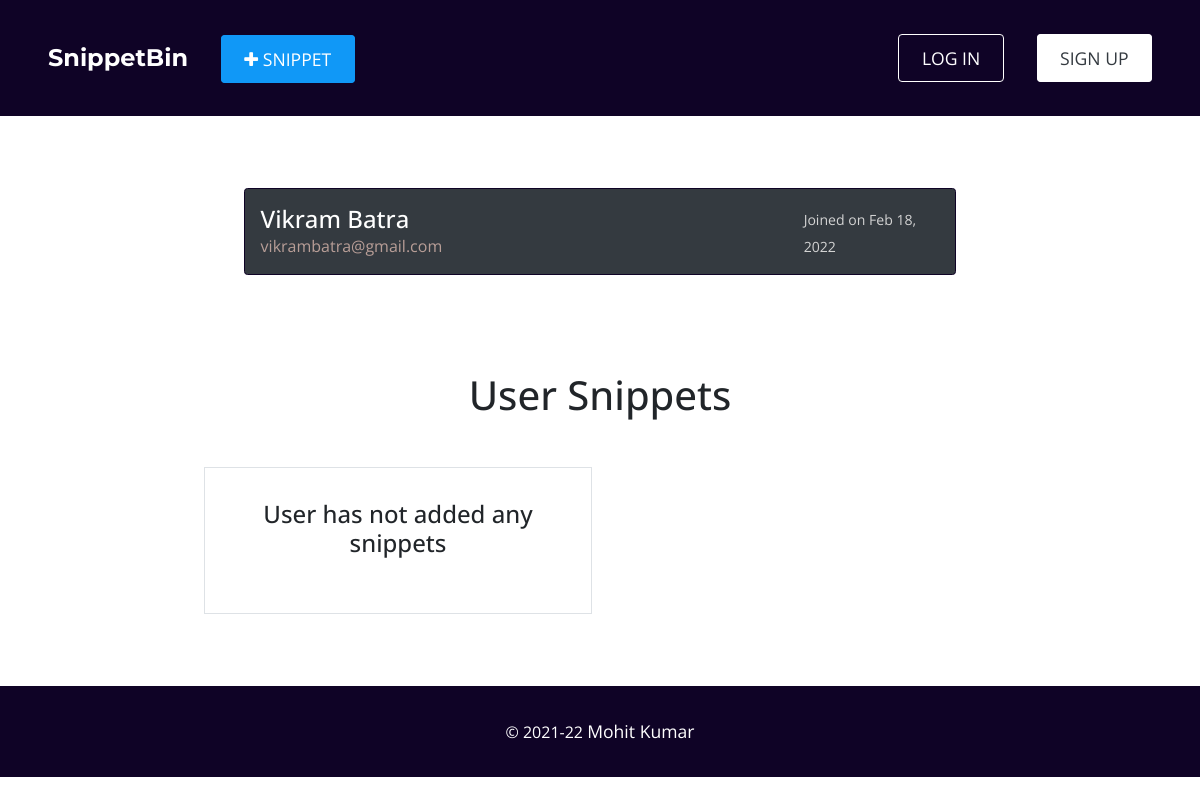
The app's page /u/vikrambatra869569/, older data.
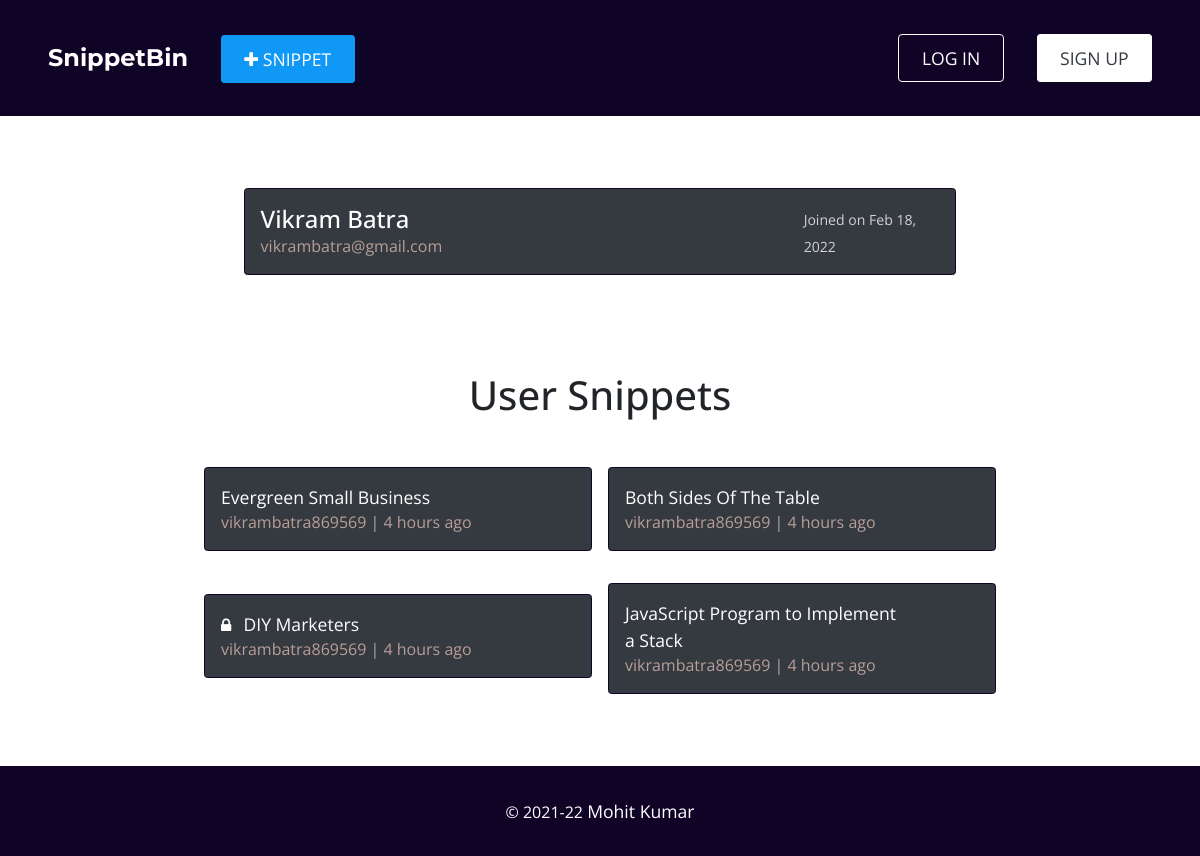
The same page, newer data.
### snippet/models.py (models this page shows)
class Snippet(models.Model):
  id = models.UUIDField(default = uuid.uuid4, unique = True, primary_key = True, editable = False)
  user = models.ForeignKey(User, on_delete = models.CASCADE)
  title = models.CharField(verbose_name = 'Title', max_length = 255)
  snippet = models.TextField(verbose_name = 'Snippet')
  is_encrypted = models.BooleanField(verbose_name = 'Is Encrypted', default = False)
  has_expiry = models.BooleanField(verbose_name = 'Has Expiry', default = False)
  created_at = models.DateTimeField(auto_now_add = True)
  expiration_date = models.DateTimeField(blank = True, null = True)
  expired = models.BooleanField(default = False, blank = True, null = True)
  def __str__(self):
    return str(self.id)
  def extract_delta_datetime(self):
    now = datetime.datetime.now()
    created_at = self.created_at
    created_at = created_at + datetime.timedelta(hours = 5, minutes = 30)
    start_tz = created_at.replace(tzinfo = timezone('UTC'))
    end_tz = now.replace(tzinfo = timezone('UTC'))
    val, show_type = find_datetime_delta(start_tz, end_tz)
    if show_type:
      show_type = show_type if val == 1 else show_type + 's'
    result = f'{val} {show_type} ago' if show_type else f'{val}'
    return result
  def if_has_expired(self):
    flag = False
    if self.has_expiry:
      now = datetime.datetime.now()
      created_at = self.created_at
      expiration_date = self.expiration_date
      start_tz = created_at.replace(tzinfo = timezone('UTC'))
      now_tz = now.replace(tzinfo = timezone('UTC'))
      if not expiration_date:
        expire_tz = start_tz + datetime.timedelta(days = 1)
      else:
        expire_tz = expiration_date.replace(tzinfo = timezone('UTC'))
      expire_tz = expire_tz + datetime.timedelta(hours = 5, minutes = 30)
      if now_tz > expire_tz:
        flag = True
    return flag

### account/models.py (models this page shows, shortened)
class User(AbstractBaseUser, PermissionsMixin):
    id = models.UUIDField(default=uuid.uuid4, unique=True, primary_key=True, editable=False)
    username = models.CharField(
      verbose_name='Username',
      max_length=40,
      validators=[
        RegexValidator(
          regex=USERNAME_REGEX,
          message='username must be alphanumeric. Can contain characters like @ . - _',
          code='invalid_username'
        )
      ]
    )
    email = models.EmailField(verbose_name='Email Address', max_length=120, unique=True)
    name = models.CharField(verbose_name='Your Full Name', max_length=50)
    date_joined = models.DateTimeField(verbose_name='Date Joined', auto_now_add=True)
    is_admin = models.BooleanField(verbose_name='Admin User', default=False)
    is_staff = models.BooleanField(verbose_name='Staff User', default=False)
    is_superuser = models.BooleanField(verbose_name='Super User', default=False)
    is_active = models.BooleanField(verbose_name='Active User', default=True)
    USERNAME_FIELD = 'email'
    objects = UserManager()

### home/views.py (the view)
# urls.py: path('u/<str:username>/', views.dashboard_view, name = 'dashboard')
def dashboard_view(request, username):
  context = {}
  logged_in_user = request.user if request.user.is_authenticated else None
  if not logged_in_user or logged_in_user.username != username:
    context['is_other_user'] = True
  else:
    context['is_other_user'] = False
  try:
    user = User.objects.get(username = username)
  except User.DoesNotExist:
    messages.info(request, 'Requested user\'s profile doesnot exists')
    return redirect('home:home')
  except MultipleObjectsReturned:
    user = User.objects.filter(username = username).first()
  snippets_of_user = Snippet.objects.filter(user = user).order_by('-created_at')
  private_r = Count('snippet', filter = Q(is_encrypted = True))
  ans = Snippet.objects.annotate(private_r = private_r)
  print(ans)
  context['user'] = user
  context['snippets'] = snippets_of_user
  return render(request, 'home/dashboard.html', context)

### snippet/utils.py (called while the page is built)
def find_datetime_delta(start, end):
  val = end.strftime("%b %d, %Y")
  show_type = None
  delta = end - start
  days_passed = delta.days
  seconds_passed = delta.seconds
  if days_passed == 0:
    if seconds_passed > 3600:
      v = seconds_passed // 3600 # hours
      t = 'hour'
    elif seconds_passed >= 60 and seconds_passed <= 3600:
      """ minutes ago """
      v = (seconds_passed // 60) % 60  # minutes
      t = 'minute'
    else:
      """ seconds ago """
      v = seconds_passed # seconds
      t = 'second'
    val = v
    show_type = t
  elif days_passed > 0 and days_passed <= 30:
    """ days ago """
    val = days_passed # days
    show_type = 'day'
  elif days_passed > 30 and days_passed <= 120:
    """ months ago """
    val = days_passed // 30 # month
    show_type = 'month'
  return val, show_type

### home/templates/home/dashboard.html (shortened to what this page needs)
{% extends 'base.html' %}
{% load static %}
{% block content %}
<div class="mk-container">
  <div class="snippet-card" style="width:90%">
    <div class="card-left-content">
      <div class="upper-content">
        <h4>{{ user.name }}</h4>
      </div>
      <div class="lower-content">
        <span>{{ user.email }}</span>
      </div>
    </div>
    <div class="card-right-content">
      <a style="color: lightgrey"><small>Joined on {{ user.date_joined|date:"M d, Y" }}</small></a>
    </div>
  </div>
</div>
<div class="mk-container">
  <h1 class="text-center mb-5">User Snippets</h1>
  <div class="snippets-wrapper">
    {% if snippets %}
      {% for snippet in snippets %}
        <div class="snippet-card">
          <div class="card-left-content">
            <div class="upper-content">
              {% if snippet.is_encrypted %}
                <i class="fa fa-lock mr-2"></i>
              {% endif %}
              <a href="{% url 'snippet:snippet_detail' snippet.id %}" class="snippet-title">{{ snippet.title }}</a>
            </div>
            <div class="lower-content">
              <span>{{ snippet.user.username }}</span>
              <span>{{ snippet.extract_delta_datetime }}</span>
            </div>
          </div>
        </div>
      {% endfor %}
    {% else %}
      <div class="message-box border">
        <h4 class="mb-4">User has not added any snippets</h4>
      </div>
    {% endif %}
  </div>
</div>
{% endblock content %}

Row changes from the older to the newer data that the page shows:
added Snippet: title "Evergreen Small Business", user.username "vikrambatra869569", extract_delta_datetime "4 hours ago"
added Snippet: title "Both Sides Of The Table", user.username "vikrambatra869569", extract_delta_datetime "4 hours ago"
added Snippet: is_encrypted True (drawn), title "DIY Marketers", user.username "vikrambatra869569", extract_delta_datetime "4 hours ago"
added Snippet: title "JavaScript Program to Implement a Stack", user.username "vikrambatra869569", extract_delta_datetime "4 hours ago"
Text that changed along with them:
text no longer shown: "User has not added any snippets"
